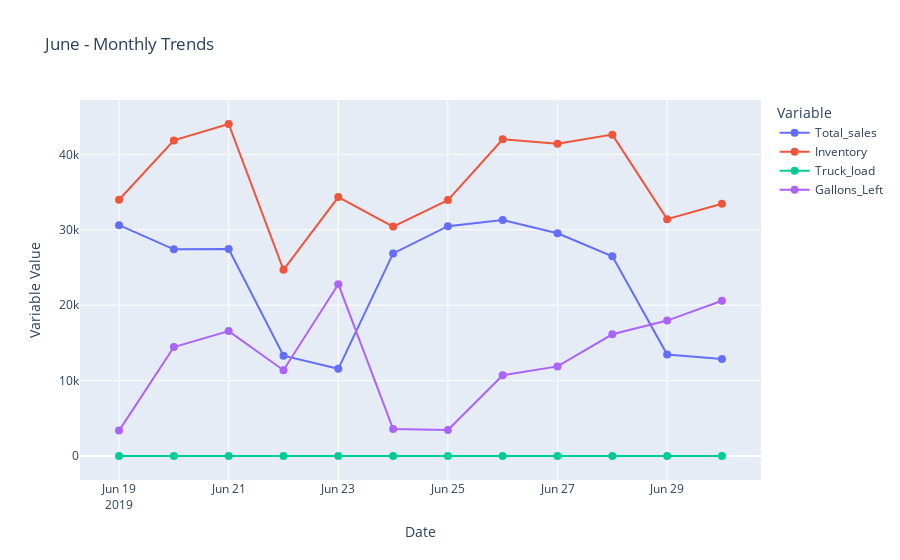
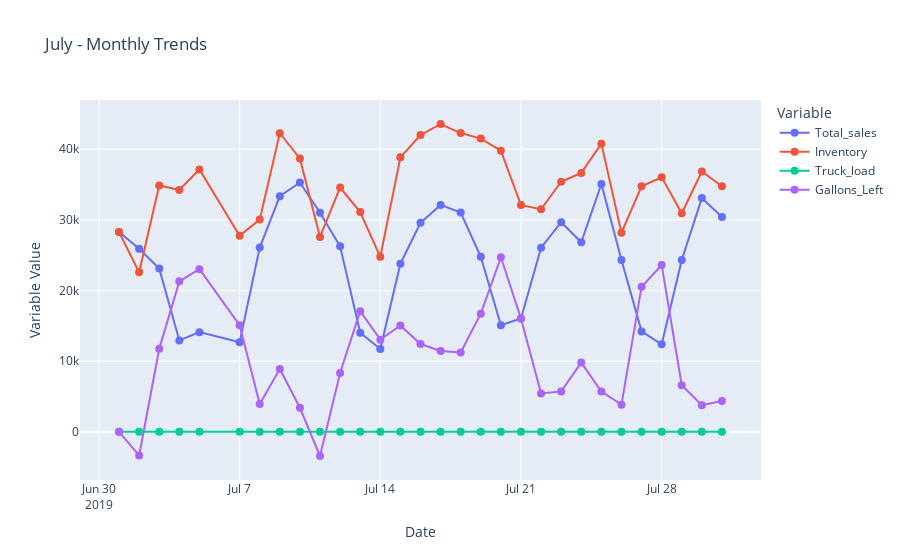
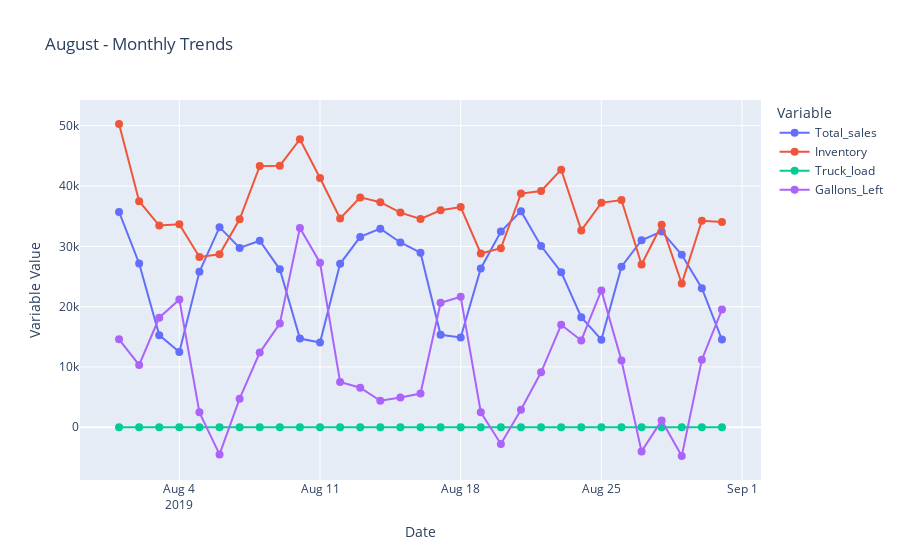
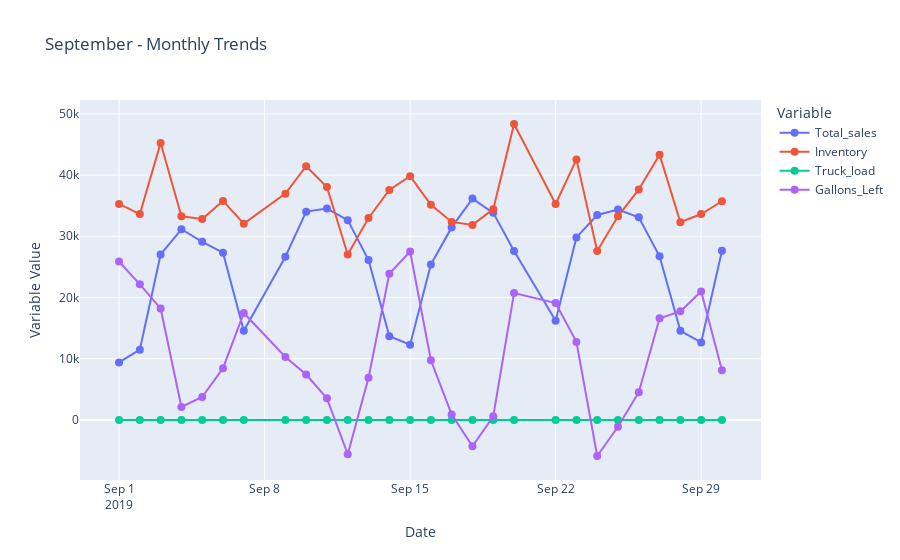

The code cell stored with these charts, in order, in its notebook:
### Markdown cell above
# MONTHLY TREND ANALYSIS

### Code cell
import plotly.express as px

# Assuming 'Date' is in datetime format
Final_df['Date'] = pd.to_datetime(Final_df['Date'])
# Extract month from the date
Final_df['Month'] = Final_df['Date'].dt.month_name()

# Melt the DataFrame for small multiple time series plots
melted_df = pd.melt(Final_df, id_vars=['Date', 'Month'], value_vars=['Total_sales', 'Inventory', 'Truck_load', 'Gallons_Left'],
                    var_name='Variable', value_name='Value')

# Loop through each month and create a separate plot
for month in melted_df['Month'].unique():
    # Filter data for the specific month
    month_data = melted_df[melted_df['Month'] == month]

    # Create a line plot for each variable
    fig = px.line(month_data, x="Date", y="Value", color="Variable",
                  title=f"{month} - Monthly Trends", labels={"Value": "Variable Value", "Date": "Date"})

    # Add markers to the lines
    fig.update_traces(mode="markers+lines", marker=dict(size=8))

    # Show the figure
    fig.show()

### Figure 1 — Plotly figure (JSON) as saved in the notebook; plotly's stock layout.template omitted (floating-point values rounded to 4 significant figures)
{"data": [{"hovertemplate": "Variable=Total_sales<br>Date=%{x}<br>Variable Value=%{y}<extra></extra>", "legendgroup": "Total_sales", "line": {"color": "#636efa", "dash": "solid"}, "marker": {"size": 8, "symbol": "circle"}, "mode": "markers+lines", "name": "Total_sales", "orientation": "v", "showlegend": true, "type": "scatter", "x": ["2019-06-19T00:00:00", "2019-06-20T00:00:00", "2019-06-21T00:00:00", "2019-06-22T00:00:00", "2019-06-23T00:00:00", "2019-06-24T00:00:00", "2019-06-25T00:00:00", "2019-06-26T00:00:00", "2019-06-27T00:00:00", "2019-06-28T00:00:00", "2019-06-29T00:00:00", "2019-06-30T00:00:00"], "xaxis": "x", "y": [30610.0, 27400.0, 27460.0, 13300.0, 11560.0, 26860.0, 30480.0, 31300.0, 29540.0, 26470.0, 13450.0, 12880.0], "yaxis": "y"}, {"hovertemplate": "Variable=Inventory<br>Date=%{x}<br>Variable Value=%{y}<extra></extra>", "legendgroup": "Inventory", "line": {"color": "#EF553B", "dash": "solid"}, "marker": {"size": 8, "symbol": "circle"}, "mode": "markers+lines", "name": "Inventory", "orientation": "v", "showlegend": true, "type": "scatter", "x": ["2019-06-19T00:00:00", "2019-06-20T00:00:00", "2019-06-21T00:00:00", "2019-06-22T00:00:00", "2019-06-23T00:00:00", "2019-06-24T00:00:00", "2019-06-25T00:00:00", "2019-06-26T00:00:00", "2019-06-27T00:00:00", "2019-06-28T00:00:00", "2019-06-29T00:00:00", "2019-06-30T00:00:00"], "xaxis": "x", "y": [33980.0, 41850.0, 44030.0, 24680.0, 34340.0, 30430.0, 33940.0, 42010.0, 41420.0, 42620.0, 31410.0, 33460.0], "yaxis": "y"}, {"hovertemplate": "Variable=Truck_load<br>Date=%{x}<br>Variable Value=%{y}<extra></extra>", "legendgroup": "Truck_load", "line": {"color": "#00cc96", "dash": "solid"}, "marker": {"size": 8, "symbol": "circle"}, "mode": "markers+lines", "name": "Truck_load", "orientation": "v", "showlegend": true, "type": "scatter", "x": ["2019-06-19T00:00:00", "2019-06-20T00:00:00", "2019-06-21T00:00:00", "2019-06-22T00:00:00", "2019-06-23T00:00:00", "2019-06-24T00:00:00", "2019-06-25T00:00:00", "2019-06-26T00:00:00", "2019-06-27T00:00:00", "2019-06-28T00:00:00", "2019-06-29T00:00:00", "2019-06-30T00:00:00"], "xaxis": "x", "y": [4, 5, 1, 3, 1, 4, 5, 4, 3, 3, 2, 1], "yaxis": "y"}, {"hovertemplate": "Variable=Gallons_Left<br>Date=%{x}<br>Variable Value=%{y}<extra></extra>", "legendgroup": "Gallons_Left", "line": {"color": "#ab63fa", "dash": "solid"}, "marker": {"size": 8, "symbol": "circle"}, "mode": "markers+lines", "name": "Gallons_Left", "orientation": "v", "showlegend": true, "type": "scatter", "x": ["2019-06-19T00:00:00", "2019-06-20T00:00:00", "2019-06-21T00:00:00", "2019-06-22T00:00:00", "2019-06-23T00:00:00", "2019-06-24T00:00:00", "2019-06-25T00:00:00", "2019-06-26T00:00:00", "2019-06-27T00:00:00", "2019-06-28T00:00:00", "2019-06-29T00:00:00", "2019-06-30T00:00:00"], "xaxis": "x", "y": [3368.0, 14450.0, 16570.0, 11380.0, 22780.0, 3568.0, 3460.0, 10710.0, 11890.0, 16140.0, 17960.0, 20580.0], "yaxis": "y"}], "layout": {"legend": {"title": {"text": "Variable"}, "tracegroupgap": 0}, "title": {"text": "June - Monthly Trends"}, "xaxis": {"anchor": "y", "domain": [0, 1], "title": {"text": "Date"}}, "yaxis": {"anchor": "x", "domain": [0, 1], "title": {"text": "Variable Value"}}}}

### Figure 2 — Plotly figure (JSON) as saved in the notebook; plotly's stock layout.template omitted (floating-point values rounded to 4 significant figures)
{"data": [{"hovertemplate": "Variable=Total_sales<br>Date=%{x}<br>Variable Value=%{y}<extra></extra>", "legendgroup": "Total_sales", "line": {"color": "#636efa", "dash": "solid"}, "marker": {"size": 8, "symbol": "circle"}, "mode": "markers+lines", "name": "Total_sales", "orientation": "v", "showlegend": true, "type": "scatter", "x": ["2019-07-01T00:00:00", "2019-07-02T00:00:00", "2019-07-03T00:00:00", "2019-07-04T00:00:00", "2019-07-05T00:00:00", "2019-07-07T00:00:00", "2019-07-08T00:00:00", "2019-07-09T00:00:00", "2019-07-10T00:00:00", "2019-07-11T00:00:00", "2019-07-12T00:00:00", "2019-07-13T00:00:00", "2019-07-14T00:00:00", "2019-07-15T00:00:00", "2019-07-16T00:00:00", "2019-07-17T00:00:00", "2019-07-18T00:00:00", "2019-07-19T00:00:00", "2019-07-20T00:00:00", "2019-07-21T00:00:00", "2019-07-22T00:00:00", "2019-07-23T00:00:00", "2019-07-24T00:00:00", "2019-07-25T00:00:00", "2019-07-26T00:00:00", "2019-07-27T00:00:00", "2019-07-28T00:00:00", "2019-07-29T00:00:00", "2019-07-30T00:00:00", "2019-07-31T00:00:00"], "xaxis": "x", "y": [28280.0, 25920.0, 23130.0, 12950.0, 14120.0, 12670.0, 26090.0, 33360.0, 35290.0, 31010.0, 26260.0, 14030.0, 11730.0, 23800.0, 29590.0, 32120.0, 31040.0, 24790.0, 15090.0, 16050.0, 26060.0, 29680.0, 26830.0, 35080.0, 24330.0, 14220.0, 12400.0, 24340.0, 33090.0, 30410.0], "yaxis": "y"}, {"hovertemplate": "Variable=Inventory<br>Date=%{x}<br>Variable Value=%{y}<extra></extra>", "legendgroup": "Inventory", "line": {"color": "#EF553B", "dash": "solid"}, "marker": {"size": 8, "symbol": "circle"}, "mode": "markers+lines", "name": "Inventory", "orientation": "v", "showlegend": true, "type": "scatter", "x": ["2019-07-01T00:00:00", "2019-07-02T00:00:00", "2019-07-03T00:00:00", "2019-07-04T00:00:00", "2019-07-05T00:00:00", "2019-07-07T00:00:00", "2019-07-08T00:00:00", "2019-07-09T00:00:00", "2019-07-10T00:00:00", "2019-07-11T00:00:00", "2019-07-12T00:00:00", "2019-07-13T00:00:00", "2019-07-14T00:00:00", "2019-07-15T00:00:00", "2019-07-16T00:00:00", "2019-07-17T00:00:00", "2019-07-18T00:00:00", "2019-07-19T00:00:00", "2019-07-20T00:00:00", "2019-07-21T00:00:00", "2019-07-22T00:00:00", "2019-07-23T00:00:00", "2019-07-24T00:00:00", "2019-07-25T00:00:00", "2019-07-26T00:00:00", "2019-07-27T00:00:00", "2019-07-28T00:00:00", "2019-07-29T00:00:00", "2019-07-30T00:00:00", "2019-07-31T00:00:00"], "xaxis": "x", "y": [28290.0, 22580.0, 34880.0, 34250.0, 37140.0, 27760.0, 30040.0, 42270.0, 38700.0, 27590.0, 34580.0, 31110.0, 24780.0, 38850.0, 42020.0, 43580.0, 42290.0, 41510.0, 39800.0, 32090.0, 31510.0, 35410.0, 36640.0, 40790.0, 28190.0, 34750.0, 36020.0, 30950.0, 36850.0, 34770.0], "yaxis": "y"}, {"hovertemplate": "Variable=Truck_load<br>Date=%{x}<br>Variable Value=%{y}<extra></extra>", "legendgroup": "Truck_load", "line": {"color": "#00cc96", "dash": "solid"}, "marker": {"size": 8, "symbol": "circle"}, "mode": "markers+lines", "name": "Truck_load", "orientation": "v", "showlegend": true, "type": "scatter", "x": ["2019-07-01T00:00:00", "2019-07-02T00:00:00", "2019-07-03T00:00:00", "2019-07-04T00:00:00", "2019-07-05T00:00:00", "2019-07-07T00:00:00", "2019-07-08T00:00:00", "2019-07-09T00:00:00", "2019-07-10T00:00:00", "2019-07-11T00:00:00", "2019-07-12T00:00:00", "2019-07-13T00:00:00", "2019-07-14T00:00:00", "2019-07-15T00:00:00", "2019-07-16T00:00:00", "2019-07-17T00:00:00", "2019-07-18T00:00:00", "2019-07-19T00:00:00", "2019-07-20T00:00:00", "2019-07-21T00:00:00", "2019-07-22T00:00:00", "2019-07-23T00:00:00", "2019-07-24T00:00:00", "2019-07-25T00:00:00", "2019-07-26T00:00:00", "2019-07-27T00:00:00", "2019-07-28T00:00:00", "2019-07-29T00:00:00", "2019-07-30T00:00:00", "2019-07-31T00:00:00"], "xaxis": "x", "y": [3, 5, 3, 2, 2, 2, 5, 4, 3, 5, 3, 1, 3, 4, 4, 4, 4, 3, 1, 1, 5, 4, 4, 3, 4, 2, 1, 4, 4, 5], "yaxis": "y"}, {"hovertemplate": "Variable=Gallons_Left<br>Date=%{x}<br>Variable Value=%{y}<extra></extra>", "legendgroup": "Gallons_Left", "line": {"color": "#ab63fa", "dash": "solid"}, "marker": {"size": 8, "symbol": "circle"}, "mode": "markers+lines", "name": "Gallons_Left", "orientation": "v", "showlegend": true, "type": "scatter", "x": ["2019-07-01T00:00:00", "2019-07-02T00:00:00", "2019-07-03T00:00:00", "2019-07-04T00:00:00", "2019-07-05T00:00:00", "2019-07-07T00:00:00", "2019-07-08T00:00:00", "2019-07-09T00:00:00", "2019-07-10T00:00:00", "2019-07-11T00:00:00", "2019-07-12T00:00:00", "2019-07-13T00:00:00", "2019-07-14T00:00:00", "2019-07-15T00:00:00", "2019-07-16T00:00:00", "2019-07-17T00:00:00", "2019-07-18T00:00:00", "2019-07-19T00:00:00", "2019-07-20T00:00:00", "2019-07-21T00:00:00", "2019-07-22T00:00:00", "2019-07-23T00:00:00", "2019-07-24T00:00:00", "2019-07-25T00:00:00", "2019-07-26T00:00:00", "2019-07-27T00:00:00", "2019-07-28T00:00:00", "2019-07-29T00:00:00", "2019-07-30T00:00:00", "2019-07-31T00:00:00"], "xaxis": "x", "y": [6.459, -3334.0, 11750.0, 21300.0, 23030.0, 15090.0, 3955.0, 8905.0, 3411.0, -3414.0, 8327.0, 17080.0, 13050.0, 15050.0, 12430.0, 11450.0, 11250.0, 16720.0, 24710.0, 16040.0, 5449.0, 5731.0, 9802.0, 5711.0, 3853.0, 20530.0, 23620.0, 6611.0, 3764.0, 4357.0], "yaxis": "y"}], "layout": {"legend": {"title": {"text": "Variable"}, "tracegroupgap": 0}, "title": {"text": "July - Monthly Trends"}, "xaxis": {"anchor": "y", "domain": [0, 1], "title": {"text": "Date"}}, "yaxis": {"anchor": "x", "domain": [0, 1], "title": {"text": "Variable Value"}}}}

### Figure 3 — Plotly figure (JSON) as saved in the notebook; plotly's stock layout.template omitted (floating-point values rounded to 4 significant figures)
{"data": [{"hovertemplate": "Variable=Total_sales<br>Date=%{x}<br>Variable Value=%{y}<extra></extra>", "legendgroup": "Total_sales", "line": {"color": "#636efa", "dash": "solid"}, "marker": {"size": 8, "symbol": "circle"}, "mode": "markers+lines", "name": "Total_sales", "orientation": "v", "showlegend": true, "type": "scatter", "x": ["2019-08-01T00:00:00", "2019-08-02T00:00:00", "2019-08-03T00:00:00", "2019-08-04T00:00:00", "2019-08-05T00:00:00", "2019-08-06T00:00:00", "2019-08-07T00:00:00", "2019-08-08T00:00:00", "2019-08-09T00:00:00", "2019-08-10T00:00:00", "2019-08-11T00:00:00", "2019-08-12T00:00:00", "2019-08-13T00:00:00", "2019-08-14T00:00:00", "2019-08-15T00:00:00", "2019-08-16T00:00:00", "2019-08-17T00:00:00", "2019-08-18T00:00:00", "2019-08-19T00:00:00", "2019-08-20T00:00:00", "2019-08-21T00:00:00", "2019-08-22T00:00:00", "2019-08-23T00:00:00", "2019-08-24T00:00:00", "2019-08-25T00:00:00", "2019-08-26T00:00:00", "2019-08-27T00:00:00", "2019-08-28T00:00:00", "2019-08-29T00:00:00", "2019-08-30T00:00:00", "2019-08-31T00:00:00"], "xaxis": "x", "y": [35700.0, 27160.0, 15270.0, 12470.0, 25760.0, 33180.0, 29730.0, 30920.0, 26190.0, 14700.0, 14050.0, 27100.0, 31560.0, 32930.0, 30640.0, 28940.0, 15320.0, 14880.0, 26330.0, 32450.0, 35830.0, 30050.0, 25720.0, 18250.0, 14520.0, 26610.0, 31000.0, 32470.0, 28590.0, 23050.0, 14530.0], "yaxis": "y"}, {"hovertemplate": "Variable=Inventory<br>Date=%{x}<br>Variable Value=%{y}<extra></extra>", "legendgroup": "Inventory", "line": {"color": "#EF553B", "dash": "solid"}, "marker": {"size": 8, "symbol": "circle"}, "mode": "markers+lines", "name": "Inventory", "orientation": "v", "showlegend": true, "type": "scatter", "x": ["2019-08-01T00:00:00", "2019-08-02T00:00:00", "2019-08-03T00:00:00", "2019-08-04T00:00:00", "2019-08-05T00:00:00", "2019-08-06T00:00:00", "2019-08-07T00:00:00", "2019-08-08T00:00:00", "2019-08-09T00:00:00", "2019-08-10T00:00:00", "2019-08-11T00:00:00", "2019-08-12T00:00:00", "2019-08-13T00:00:00", "2019-08-14T00:00:00", "2019-08-15T00:00:00", "2019-08-16T00:00:00", "2019-08-17T00:00:00", "2019-08-18T00:00:00", "2019-08-19T00:00:00", "2019-08-20T00:00:00", "2019-08-21T00:00:00", "2019-08-22T00:00:00", "2019-08-23T00:00:00", "2019-08-24T00:00:00", "2019-08-25T00:00:00", "2019-08-26T00:00:00", "2019-08-27T00:00:00", "2019-08-28T00:00:00", "2019-08-29T00:00:00", "2019-08-30T00:00:00", "2019-08-31T00:00:00"], "xaxis": "x", "y": [50290.0, 37480.0, 33440.0, 33650.0, 28230.0, 28670.0, 34470.0, 43300.0, 43380.0, 47760.0, 41340.0, 34620.0, 38120.0, 37320.0, 35590.0, 34530.0, 35970.0, 36500.0, 28810.0, 29680.0, 38740.0, 39170.0, 42710.0, 32640.0, 37210.0, 37670.0, 26990.0, 33590.0, 23820.0, 34250.0, 34050.0], "yaxis": "y"}, {"hovertemplate": "Variable=Truck_load<br>Date=%{x}<br>Variable Value=%{y}<extra></extra>", "legendgroup": "Truck_load", "line": {"color": "#00cc96", "dash": "solid"}, "marker": {"size": 8, "symbol": "circle"}, "mode": "markers+lines", "name": "Truck_load", "orientation": "v", "showlegend": true, "type": "scatter", "x": ["2019-08-01T00:00:00", "2019-08-02T00:00:00", "2019-08-03T00:00:00", "2019-08-04T00:00:00", "2019-08-05T00:00:00", "2019-08-06T00:00:00", "2019-08-07T00:00:00", "2019-08-08T00:00:00", "2019-08-09T00:00:00", "2019-08-10T00:00:00", "2019-08-11T00:00:00", "2019-08-12T00:00:00", "2019-08-13T00:00:00", "2019-08-14T00:00:00", "2019-08-15T00:00:00", "2019-08-16T00:00:00", "2019-08-17T00:00:00", "2019-08-18T00:00:00", "2019-08-19T00:00:00", "2019-08-20T00:00:00", "2019-08-21T00:00:00", "2019-08-22T00:00:00", "2019-08-23T00:00:00", "2019-08-24T00:00:00", "2019-08-25T00:00:00", "2019-08-26T00:00:00", "2019-08-27T00:00:00", "2019-08-28T00:00:00", "2019-08-29T00:00:00", "2019-08-30T00:00:00", "2019-08-31T00:00:00"], "xaxis": "x", "y": [4, 2, 3, 1, 4, 5, 5, 4, 3, 2, 1, 4, 4, 4, 4, 4, 2, 1, 3, 5, 5, 4, 3, 3, 2, 2, 5, 3, 4, 4, 2], "yaxis": "y"}, {"hovertemplate": "Variable=Gallons_Left<br>Date=%{x}<br>Variable Value=%{y}<extra></extra>", "legendgroup": "Gallons_Left", "line": {"color": "#ab63fa", "dash": "solid"}, "marker": {"size": 8, "symbol": "circle"}, "mode": "markers+lines", "name": "Gallons_Left", "orientation": "v", "showlegend": true, "type": "scatter", "x": ["2019-08-01T00:00:00", "2019-08-02T00:00:00", "2019-08-03T00:00:00", "2019-08-04T00:00:00", "2019-08-05T00:00:00", "2019-08-06T00:00:00", "2019-08-07T00:00:00", "2019-08-08T00:00:00", "2019-08-09T00:00:00", "2019-08-10T00:00:00", "2019-08-11T00:00:00", "2019-08-12T00:00:00", "2019-08-13T00:00:00", "2019-08-14T00:00:00", "2019-08-15T00:00:00", "2019-08-16T00:00:00", "2019-08-17T00:00:00", "2019-08-18T00:00:00", "2019-08-19T00:00:00", "2019-08-20T00:00:00", "2019-08-21T00:00:00", "2019-08-22T00:00:00", "2019-08-23T00:00:00", "2019-08-24T00:00:00", "2019-08-25T00:00:00", "2019-08-26T00:00:00", "2019-08-27T00:00:00", "2019-08-28T00:00:00", "2019-08-29T00:00:00", "2019-08-30T00:00:00", "2019-08-31T00:00:00"], "xaxis": "x", "y": [14580.0, 10330.0, 18170.0, 21180.0, 2469.0, -4509.0, 4744.0, 12380.0, 17190.0, 33050.0, 27280.0, 7513.0, 6556.0, 4383.0, 4950.0, 5588.0, 20650.0, 21630.0, 2481.0, -2770.0, 2910.0, 9114.0, 16990.0, 14390.0, 22690.0, 11060.0, -4010.0, 1113.0, -4770.0, 11200.0, 19520.0], "yaxis": "y"}], "layout": {"legend": {"title": {"text": "Variable"}, "tracegroupgap": 0}, "title": {"text": "August - Monthly Trends"}, "xaxis": {"anchor": "y", "domain": [0, 1], "title": {"text": "Date"}}, "yaxis": {"anchor": "x", "domain": [0, 1], "title": {"text": "Variable Value"}}}}

### Figure 4 — Plotly figure (JSON) as saved in the notebook; plotly's stock layout.template omitted (floating-point values rounded to 4 significant figures)
{"data": [{"hovertemplate": "Variable=Total_sales<br>Date=%{x}<br>Variable Value=%{y}<extra></extra>", "legendgroup": "Total_sales", "line": {"color": "#636efa", "dash": "solid"}, "marker": {"size": 8, "symbol": "circle"}, "mode": "markers+lines", "name": "Total_sales", "orientation": "v", "showlegend": true, "type": "scatter", "x": ["2019-09-01T00:00:00", "2019-09-02T00:00:00", "2019-09-03T00:00:00", "2019-09-04T00:00:00", "2019-09-05T00:00:00", "2019-09-06T00:00:00", "2019-09-07T00:00:00", "2019-09-09T00:00:00", "2019-09-10T00:00:00", "2019-09-11T00:00:00", "2019-09-12T00:00:00", "2019-09-13T00:00:00", "2019-09-14T00:00:00", "2019-09-15T00:00:00", "2019-09-16T00:00:00", "2019-09-17T00:00:00", "2019-09-18T00:00:00", "2019-09-19T00:00:00", "2019-09-20T00:00:00", "2019-09-22T00:00:00", "2019-09-23T00:00:00", "2019-09-24T00:00:00", "2019-09-25T00:00:00", "2019-09-26T00:00:00", "2019-09-27T00:00:00", "2019-09-28T00:00:00", "2019-09-29T00:00:00", "2019-09-30T00:00:00"], "xaxis": "x", "y": [9391.0, 11480.0, 27030.0, 31150.0, 29090.0, 27330.0, 14580.0, 26670.0, 34030.0, 34520.0, 32640.0, 26120.0, 13680.0, 12290.0, 25400.0, 31450.0, 36160.0, 33830.0, 27610.0, 16190.0, 29810.0, 33480.0, 34360.0, 33110.0, 26730.0, 14570.0, 12650.0, 27620.0], "yaxis": "y"}, {"hovertemplate": "Variable=Inventory<br>Date=%{x}<br>Variable Value=%{y}<extra></extra>", "legendgroup": "Inventory", "line": {"color": "#EF553B", "dash": "solid"}, "marker": {"size": 8, "symbol": "circle"}, "mode": "markers+lines", "name": "Inventory", "orientation": "v", "showlegend": true, "type": "scatter", "x": ["2019-09-01T00:00:00", "2019-09-02T00:00:00", "2019-09-03T00:00:00", "2019-09-04T00:00:00", "2019-09-05T00:00:00", "2019-09-06T00:00:00", "2019-09-07T00:00:00", "2019-09-09T00:00:00", "2019-09-10T00:00:00", "2019-09-11T00:00:00", "2019-09-12T00:00:00", "2019-09-13T00:00:00", "2019-09-14T00:00:00", "2019-09-15T00:00:00", "2019-09-16T00:00:00", "2019-09-17T00:00:00", "2019-09-18T00:00:00", "2019-09-19T00:00:00", "2019-09-20T00:00:00", "2019-09-22T00:00:00", "2019-09-23T00:00:00", "2019-09-24T00:00:00", "2019-09-25T00:00:00", "2019-09-26T00:00:00", "2019-09-27T00:00:00", "2019-09-28T00:00:00", "2019-09-29T00:00:00", "2019-09-30T00:00:00"], "xaxis": "x", "y": [35280.0, 33630.0, 45240.0, 33270.0, 32830.0, 35780.0, 32060.0, 36970.0, 41450.0, 38060.0, 27030.0, 33000.0, 37560.0, 39810.0, 35140.0, 32350.0, 31860.0, 34430.0, 48340.0, 35280.0, 42560.0, 27590.0, 33250.0, 37650.0, 43330.0, 32300.0, 33630.0, 35720.0], "yaxis": "y"}, {"hovertemplate": "Variable=Truck_load<br>Date=%{x}<br>Variable Value=%{y}<extra></extra>", "legendgroup": "Truck_load", "line": {"color": "#00cc96", "dash": "solid"}, "marker": {"size": 8, "symbol": "circle"}, "mode": "markers+lines", "name": "Truck_load", "orientation": "v", "showlegend": true, "type": "scatter", "x": ["2019-09-01T00:00:00", "2019-09-02T00:00:00", "2019-09-03T00:00:00", "2019-09-04T00:00:00", "2019-09-05T00:00:00", "2019-09-06T00:00:00", "2019-09-07T00:00:00", "2019-09-09T00:00:00", "2019-09-10T00:00:00", "2019-09-11T00:00:00", "2019-09-12T00:00:00", "2019-09-13T00:00:00", "2019-09-14T00:00:00", "2019-09-15T00:00:00", "2019-09-16T00:00:00", "2019-09-17T00:00:00", "2019-09-18T00:00:00", "2019-09-19T00:00:00", "2019-09-20T00:00:00", "2019-09-22T00:00:00", "2019-09-23T00:00:00", "2019-09-24T00:00:00", "2019-09-25T00:00:00", "2019-09-26T00:00:00", "2019-09-27T00:00:00", "2019-09-28T00:00:00", "2019-09-29T00:00:00", "2019-09-30T00:00:00"], "xaxis": "x", "y": [1, 2, 3, 3, 4, 4, 4, 4, 2, 5, 5, 4, 2, 1, 3, 4, 4, 7, 4, 3, 2, 5, 5, 4, 3, 2, 2, 3], "yaxis": "y"}, {"hovertemplate": "Variable=Gallons_Left<br>Date=%{x}<br>Variable Value=%{y}<extra></extra>", "legendgroup": "Gallons_Left", "line": {"color": "#ab63fa", "dash": "solid"}, "marker": {"size": 8, "symbol": "circle"}, "mode": "markers+lines", "name": "Gallons_Left", "orientation": "v", "showlegend": true, "type": "scatter", "x": ["2019-09-01T00:00:00", "2019-09-02T00:00:00", "2019-09-03T00:00:00", "2019-09-04T00:00:00", "2019-09-05T00:00:00", "2019-09-06T00:00:00", "2019-09-07T00:00:00", "2019-09-09T00:00:00", "2019-09-10T00:00:00", "2019-09-11T00:00:00", "2019-09-12T00:00:00", "2019-09-13T00:00:00", "2019-09-14T00:00:00", "2019-09-15T00:00:00", "2019-09-16T00:00:00", "2019-09-17T00:00:00", "2019-09-18T00:00:00", "2019-09-19T00:00:00", "2019-09-20T00:00:00", "2019-09-22T00:00:00", "2019-09-23T00:00:00", "2019-09-24T00:00:00", "2019-09-25T00:00:00", "2019-09-26T00:00:00", "2019-09-27T00:00:00", "2019-09-28T00:00:00", "2019-09-29T00:00:00", "2019-09-30T00:00:00"], "xaxis": "x", "y": [25890.0, 22160.0, 18210.0, 2119.0, 3746.0, 8452.0, 17480.0, 10300.0, 7422.0, 3535.0, -5607.0, 6879.0, 23870.0, 27520.0, 9743.0, 895.8, -4300.0, 597.0, 20730.0, 19090.0, 12750.0, -5891.0, -1107.0, 4536.0, 16600.0, 17740.0, 20980.0, 8098.0], "yaxis": "y"}], "layout": {"legend": {"title": {"text": "Variable"}, "tracegroupgap": 0}, "title": {"text": "September - Monthly Trends"}, "xaxis": {"anchor": "y", "domain": [0, 1], "title": {"text": "Date"}}, "yaxis": {"anchor": "x", "domain": [0, 1], "title": {"text": "Variable Value"}}}}
